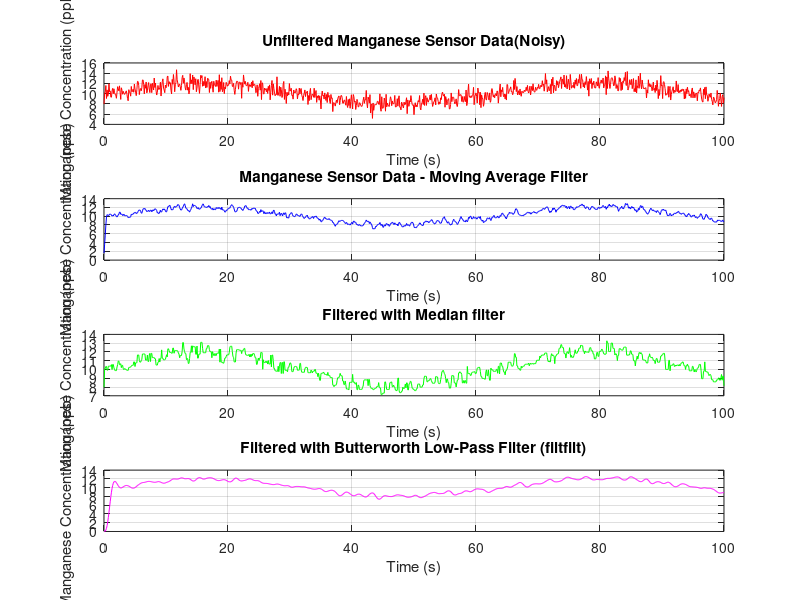

Source code (MATLAB): (Note: this script raises an error after producing the figure.)
clc;
clear;
close all;
%1.Simulate Lead sensor data
fs=10;
t=0:1/fs:100;
true_manganese=10+2*sin(0.1*t)+0.4*randn(size(t));
%Add random sensor noise(simulating measurement error)
noise=0.8*randn(size(t));
manganese_noisy=true_manganese+noise;
%2.Moving Average Filter
window_size=5; %Number of samples in windows
b=(1/window_size)*ones(1,window_size);
a=1;
manganese_moving_avg=filter(b,a,manganese_noisy);
%3.Median Filter
windowSize_med=5;
manganese_median=medfilt1(manganese_noisy,windowSize_med);
%4.Butterworth Low-pass Filter
cutoff_freq=0.1; %Normalized cutoff frequency
[b_butter,a_butter]=butter(4,cutoff_freq);
manganese_butter=filter(b_butter,a_butter,manganese_noisy);
%5.Plot results
figure('Name','Manganese Sensor Data Filtering','NumberTitle','off');
subplot(4,1,1);
plot(t,manganese_noisy,'r');
title('Unfiltered Manganese Sensor Data(Noisy)');
xlabel('Time (s)');
ylabel('Manganese Concentration (ppb)');
grid on;
subplot(4,1,2);
plot(t,manganese_moving_avg,'b');
title('Manganese Sensor Data - Moving Average Filter');
xlabel('Time (s)');
ylabel('Manganese Concentration (ppb)');
grid on;
subplot(4,1,3);
plot(t,manganese_median,'g');
title('Filtered with Median filter');
xlabel('Time (s)');
ylabel('Manganese Concentration (ppb)');
grid on;
subplot(4,1,4);
plot(t,manganese_butter,'m');
title('Filtered with Butterworth Low-Pass Filter (filtfilt)');
xlabel('Time (s)');
ylabel('Manganese Concentration (ppb)');
grid on;
sgtitle('Water Treatment:Manganese Sensor Filtering Comparison');
xlabel('Time (s)');
ylabel('Manganese Concentration (ppb)');
grid on;